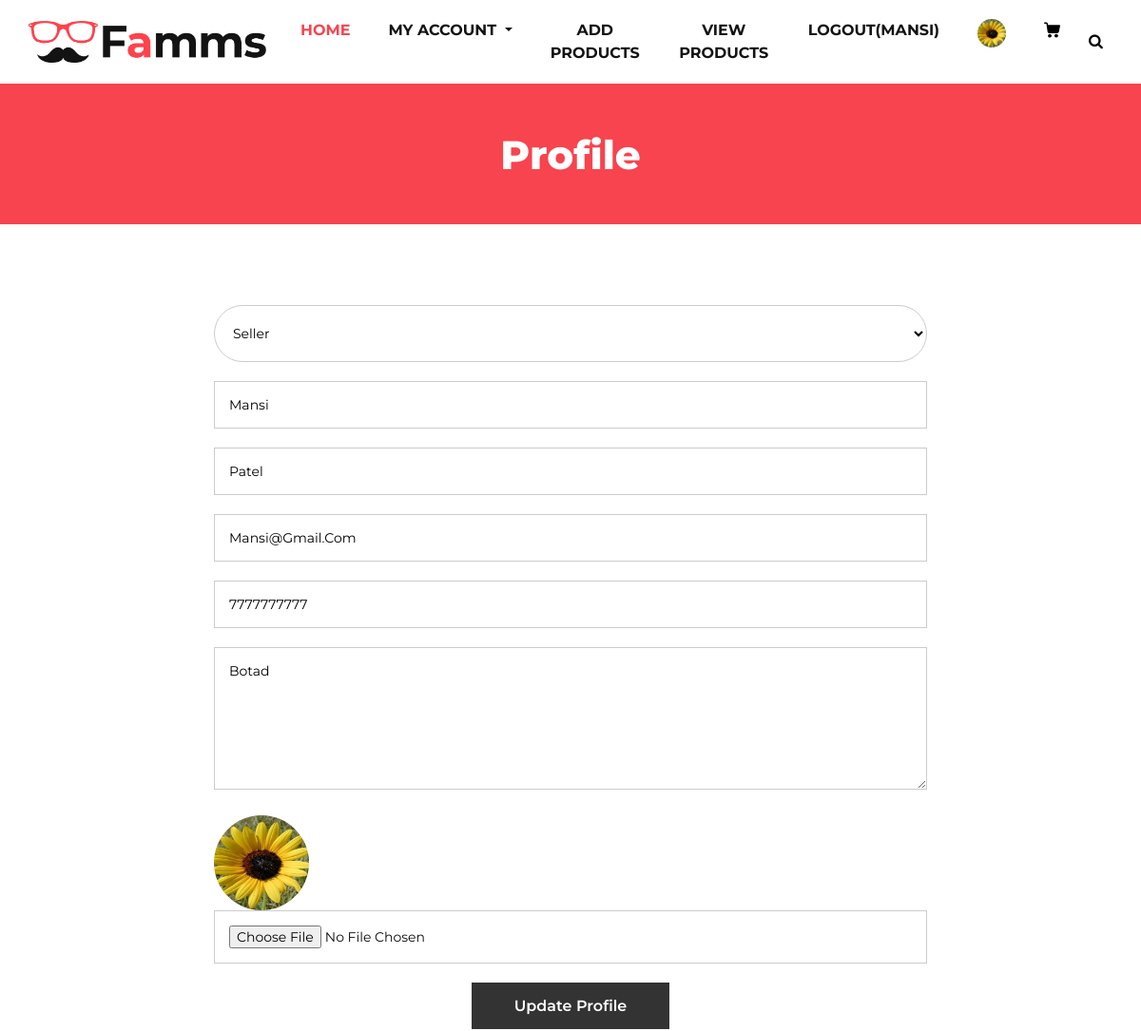
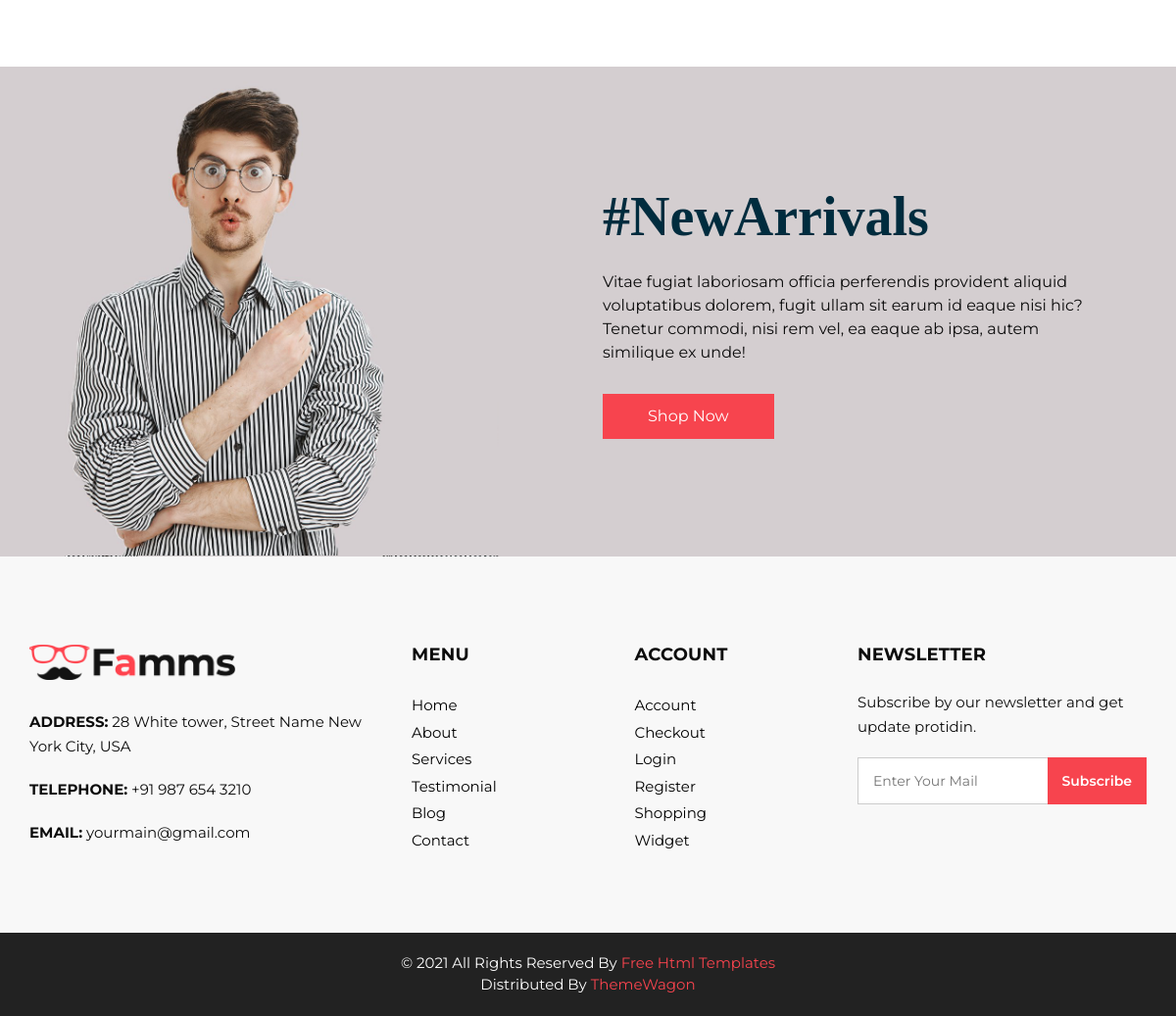
Page /profile/ (signed in) on the committed database (2 pictures, top to bottom).
### myapp/models.py (models this page shows, shortened)
class User(models.Model):
	fname=models.CharField(max_length=100)
	lname=models.CharField(max_length=100)
	email=models.EmailField()
	mobile=models.PositiveIntegerField()
	address=models.TextField()
	password=models.CharField(max_length=100)
	usertype=models.CharField(max_length=100,default="Buyer")
	profile_picture=models.ImageField(upload_to="profile_picture/",default="")

### myapp/views.py (the view)
# urls.py: path('profile/',views.profile,name='profile'),
def profile(request):
	user=User.objects.get(email=request.session['email'])
	if request.method=="POST":
		user.fname=request.POST['fname']
		user.lname=request.POST['lname']
		user.mobile=request.POST['mobile']
		user.address=request.POST['address']
		try:
			user.profile_picture=request.FILES['profile_picture']
		except:
			pass
		user.save()
		msg="Profile Updated Successfully"
		request.session['profile_picture']=user.profile_picture.url
		if user.usertype=="Buyer":
			return render(request,'profile.html',{'user':user,'msg':msg})
		else:
			return render(request,'seller-profile.html',{'user':user,'msg':msg})
	else:
		if user.usertype=="Buyer":
			return render(request,'profile.html',{'user':user})
		else:
			return render(request,'seller-profile.html',{'user':user})

### myapp/templates/seller-profile.html (shortened to what this page needs)
{% extends 'seller-header.html' %}
{% load static %}
{% block content %}
<!DOCTYPE html>
<html>
   <head>
   </head>
   <body class="sub_page">
      <section class="inner_page_head">
         <div class="container_fuild">
            <div class="row">
               <div class="col-md-12">
                  <div class="full">
                     <h3>Profile</h3>
                  </div>
               </div>
            </div>
         </div>
      </section>
      <section class="why_section layout_padding">
         <div class="container">
            <div class="row">
               <div class="col-lg-8 offset-lg-2">
                  <div class="full">
                     <form action="{% url 'profile' %}" method="post" enctype="multipart/form-data">
                        <fieldset>
                           <select name="usertype">
                              {% if user.usertype == "Buyer" %}
                                 <option>---Select User Type---</option>
                                 <option value="Buyer" selected>Buyer</option>
                                 <option value="Seller">Seller</option>
                              {% else %}
                                 <option value="Seller" selected>Seller</option>
                              {% endif %}
                           </select>
                           <input type="text" placeholder="Enter first name" name="fname" value="{{user.fname}}" />
                           <input type="text" placeholder="Enter last name" name="lname" value="{{user.lname}}" />
                           <input type="email" placeholder="Enter your email address" name="email" value="{{user.email}}" readonly />
                           <input type="text" placeholder="Enter mobile" name="mobile" value="{{user.mobile}}" />
                           <textarea placeholder="Enter your address" name="address" required>{{user.address}}</textarea>
                           <img src="{{user.profile_picture.url}}" style="width:100px;height: 100px;border-radius: 50%;">
                           <input type="file" name="profile_picture">
                           <input type="submit" value="Update Profile" />
                        </fieldset>
                     </form>
                  </div>
               </div>
            </div>
         </div>
      </section>
      <section class="arrival_section">
         <div class="container">
            <div class="box">
               <div class="arrival_bg_box">
                  <img src="images/arrival-bg.png" alt="">
               </div>
               <div class="row">
                  <div class="col-md-6 ml-auto">
                     <div class="heading_container remove_line_bt">
                        <h2>
                           #NewArrivals
                        </h2>
                     </div>
                     <p style="margin-top: 20px;margin-bottom: 30px;">
                        Vitae fugiat laboriosam officia perferendis provident aliquid voluptatibus dolorem, fugit ullam sit earum id eaque nisi hic? Tenetur commodi, nisi rem vel, ea eaque ab ipsa, autem similique ex unde!
                     </p>
                     <a href="">
                     Shop Now
                     </a>
                  </div>
               </div>
            </div>
         </div>
      </section>
   </body>
</html>
{% endblock %}

### myapp/templates/seller-header.html (shortened to what this page needs)
{% load static %}
<!DOCTYPE html>
<html>
   <head>
      <link rel="stylesheet" type="text/css" href="{% static 'css/bootstrap.css' %}" />
      <link href="{% static 'css/font-awesome.min.css' %}" rel="stylesheet" />
      <link href="{% static 'css/style.css' %}" rel="stylesheet" />
      <link href="{% static 'css/responsive.css' %}" rel="stylesheet" />
   </head>
   <body>
         <header class="header_section">
            <div class="container">
               <nav class="navbar navbar-expand-lg custom_nav-container ">
                  <a class="navbar-brand" href="/"><img width="250" src="{% static 'images/logo.png' %}" alt="#" /></a>
                  <div class="collapse navbar-collapse" id="navbarSupportedContent">
                     <ul class="navbar-nav">
                        <li class="nav-item active">
                           <a class="nav-link" href="/">Home <span class="sr-only">(current)</span></a>
                        </li>
                       <li class="nav-item dropdown">
                           <a class="nav-link dropdown-toggle" href="#" data-toggle="dropdown" role="button" aria-haspopup="true" aria-expanded="true"> <span class="nav-label">My Account </a>
                        </li>
                        <li class="nav-item">
                           <a class="nav-link" href="{% url 'add-product' %}">Add Products</a>
                        </li>
                        <li class="nav-item">
                           <a class="nav-link" href="{% url 'view-product' %}">View Products</a>
                        </li>
                        {% if request.session.email %}
                           <li class="nav-item">
                              <a class="nav-link" href="{% url 'logout' %}">Logout({{request.session.fname}})</a>
                           </li>
                           <li class="nav-item">
                              <a class="nav-link" href="{% url 'profile' %}"><img src="{{request.session.profile_picture}}" style="width:30px;height: 30px;border-radius:50% ;"></a>
                           </li>
                        {% endif %}
                        <li class="nav-item">
                           <a class="nav-link" href="#">
                           </a>
                        </li>
                        <form class="form-inline">
                           <button class="btn  my-2 my-sm-0 nav_search-btn" type="submit">
                           <i class="fa fa-search" aria-hidden="true"></i>
                           </button>
                        </form>
                     </ul>
                  </div>
               </nav>
            </div>
         </header>
      {% block content %}
      {% endblock %}
      <footer>
         <div class="container">
            <div class="row">
               <div class="col-md-4">
                   <div class="full">
                      <div class="logo_footer">
                        <a href="#"><img width="210" src="{% static 'images/logo.png' %}" alt="#" /></a>
                      </div>
                      <div class="information_f">
                        <p><strong>ADDRESS:</strong> 28 White tower, Street Name New York City, USA</p>
                        <p><strong>TELEPHONE:</strong> +91 987 654 3210</p>
                        <p><strong>EMAIL:</strong> yourmain@gmail.com</p>
                      </div>
                   </div>
               </div>
               <div class="col-md-8">
                  <div class="row">
                  <div class="col-md-7">
                     <div class="row">
                        <div class="col-md-6">
                     <div class="widget_menu">
                        <h3>Menu</h3>
                        <ul>
                           <li><a href="#">Home</a></li>
                           <li><a href="#">About</a></li>
                           <li><a href="#">Services</a></li>
                           <li><a href="#">Testimonial</a></li>
                           <li><a href="#">Blog</a></li>
                           <li><a href="#">Contact</a></li>
                        </ul>
                     </div>
                  </div>
                  <div class="col-md-6">
                     <div class="widget_menu">
                        <h3>Account</h3>
                        <ul>
                           <li><a href="#">Account</a></li>
                           <li><a href="#">Checkout</a></li>
                           <li><a href="#">Login</a></li>
                           <li><a href="#">Register</a></li>
                           <li><a href="#">Shopping</a></li>
                           <li><a href="#">Widget</a></li>
                        </ul>
                     </div>
                  </div>
                     </div>
                  </div>
                  <div class="col-md-5">
                     <div class="widget_menu">
                        <h3>Newsletter</h3>
                        <div class="information_f">
                          <p>Subscribe by our newsletter and get update protidin.</p>
                        </div>
                        <div class="form_sub">
                           <form>
                              <fieldset>
                                 <div class="field">
                                    <input type="email" placeholder="Enter Your Mail" name="email" />
                                    <input type="submit" value="Subscribe" />
                                 </div>
                              </fieldset>
                           </form>
                        </div>
                     </div>
                  </div>
                  </div>
               </div>
            </div>
         </div>
      </footer>
      <div class="cpy_">
         <p class="mx-auto">© 2021 All Rights Reserved By <a href="https://html.design/">Free Html Templates</a><br>
            Distributed By <a href="https://themewagon.com/" target="_blank">ThemeWagon</a>
         </p>
      </div>
   </body>
</html>

### myapp/Static/css/responsive.css (style rules this page uses)
@media (min-width: 1200px) { .container { max-width: 1170px; } }

### myapp/templates/seller-header.html (style rules this page uses)
.nav-item a { color: black; }

### rows in the picture
User: session.fname "MANSI", usertype "Seller", fname "mansi", lname "patel", email "mansi@gmail.com", mobile "7777777777", address "botad", profile_picture (picture)
